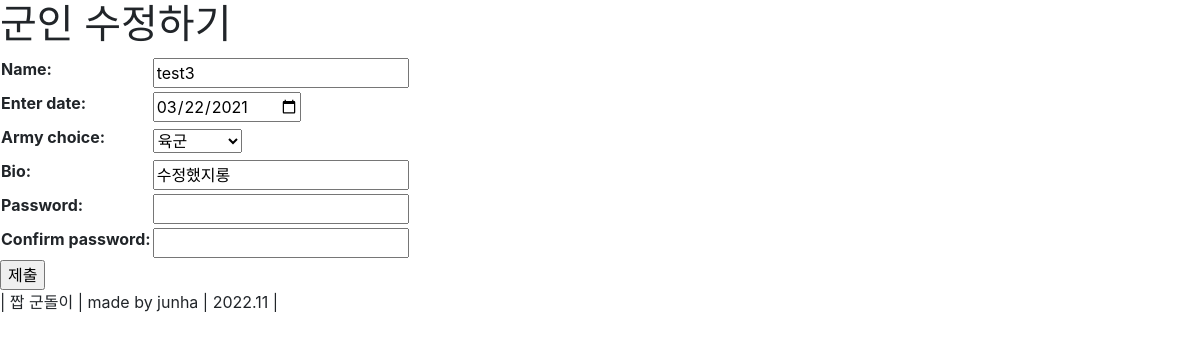
Page /fake_gundori/soldier/19/update/ on the earlier database version.
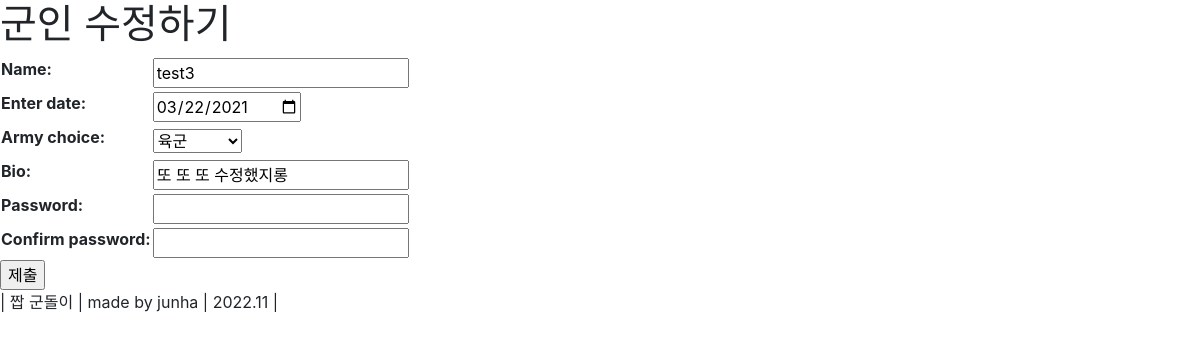
Same page on the later database version.
### fake_gundori/models.py (models this page shows, shortened)
class Soldier(models.Model):
    name = models.CharField(max_length=20)
    password = models.CharField(max_length=20, default="password")
    enter_date = models.DateTimeField()
    army_choice = models.CharField(choices=ARMY_CHOICE, max_length=30, null=True)
    bio = models.CharField(max_length=200, null=True, blank=True, default="한줄소개")

### fake_gundori/views.py (the view)
# urls.py: path('soldier/<int:pk>/update/', views.SoldierUpdateView.as_view(), name='soldier_update'),
class SoldierUpdateView(generic.UpdateView):
    model = Soldier
    form_class = SoldierForm
    template_name = 'soldier_update.html'
    success_url = reverse_lazy('soldier-list')

### fake_gundori/forms.py (shortened to what this page needs)
class SoldierForm(forms.ModelForm):
    confirm_password = forms.CharField(widget=forms.PasswordInput())
    class Meta:
        model = Soldier
        fields = [
                    'name',
                    'enter_date',
                    'army_choice',
                    'bio',
                    'password',
                ]
        widgets = {
            'enter_date' : DateInput(),
            'password' : forms.PasswordInput(),
        }

### fake_gundori/templates/soldier_update.html (shortened to what this page needs)
{% extends "base_generic.html" %}
{% block content %}
<h1>
    군인 수정하기
</h1>
<form method="POST">
    <table>
        {{ form.as_table }}
    </table>
    <input type="submit" value="제출"></form>
{% endblock %}

Differences in the rows shown:
changed Soldier "test3": bio "수정했지롱" → "또 또 또 수정했지롱"
